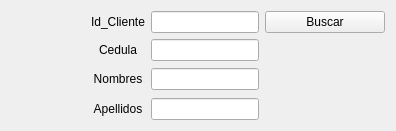
                      <widget class="QWidget" name="page_Cliente_Buscar">
                       <layout class="QGridLayout" name="gridLayout_12">
                        <item row="2" column="3">
                         <spacer name="horizontalSpacer_35">
                          <property name="orientation">
                           <enum>Qt::Horizontal</enum>
                          </property>
                          <property name="sizeType">
                           <enum>QSizePolicy::Fixed</enum>
                          </property>
                          <property name="sizeHint" stdset="0">
                           <size>
                            <width>120</width>
                            <height>20</height>
                           </size>
                          </property>
                         </spacer>
                        </item>
                        <item row="3" column="2">
                         <widget class="QLineEdit" name="lineEdit_ClienteApellidos_Buscar">
                          <property name="readOnly">
                           <bool>true</bool>
                          </property>
                         </widget>
                        </item>
                        <item row="0" column="2">
                         <widget class="QLineEdit" name="lineEdit_IdCliente_Buscar"/>
                        </item>
                        <item row="1" column="2">
                         <widget class="QLineEdit" name="lineEdit_ClienteCedula_Buscar">
                          <property name="readOnly">
                           <bool>true</bool>
                          </property>
                         </widget>
                        </item>
                        <item row="0" column="1">
                         <widget class="QLabel" name="label_LugarDestino_Registrar_16">
                          <property name="text">
                           <string>&lt;html&gt;&lt;head/&gt;&lt;body&gt;&lt;p align=&quot;center&quot;&gt;Id_Cliente&lt;/p&gt;&lt;/body&gt;&lt;/html&gt;</string>
                          </property>
                         </widget>
                        </item>
                        <item row="2" column="0">
                         <spacer name="horizontalSpacer_34">
                          <property name="orientation">
                           <enum>Qt::Horizontal</enum>
                          </property>
                          <property name="sizeType">
                           <enum>QSizePolicy::Fixed</enum>
                          </property>
                          <property name="sizeHint" stdset="0">
                           <size>
                            <width>80</width>
                            <height>25</height>
                           </size>
                          </property>
                         </spacer>
                        </item>
                        <item row="2" column="1">
                         <widget class="QLabel" name="label_HoraLlegada_Registrar_10">
                          <property name="text">
                           <string>&lt;html&gt;&lt;head/&gt;&lt;body&gt;&lt;p align=&quot;center&quot;&gt;Nombres&lt;/p&gt;&lt;/body&gt;&lt;/html&gt;</string>
                          </property>
                         </widget>
                        </item>
                        <item row="1" column="1">
                         <widget class="QLabel" name="label_LugarDestino_Registrar_17">
                          <property name="text">
                           <string>&lt;html&gt;&lt;head/&gt;&lt;body&gt;&lt;p align=&quot;center&quot;&gt;Cedula&lt;/p&gt;&lt;/body&gt;&lt;/html&gt;</string>
                          </property>
                         </widget>
                        </item>
                        <item row="3" column="1">
                         <widget class="QLabel" name="label_HoraSalida_Registrar_12">
                          <property name="text">
                           <string>&lt;html&gt;&lt;head/&gt;&lt;body&gt;&lt;p align=&quot;center&quot;&gt;Apellidos&lt;/p&gt;&lt;/body&gt;&lt;/html&gt;</string>
                          </property>
                         </widget>
                        </item>
                        <item row="0" column="3">
                         <widget class="QPushButton" name="Boton_ClienteBuscar_Buscar">
                          <property name="cursor">
                           <cursorShape>PointingHandCursor</cursorShape>
                          </property>
                          <property name="styleSheet">
                           <string notr="true"/>
                          </property>
                          <property name="text">
                           <string>Buscar</string>
                          </property>
                         </widget>
                        </item>
                        <item row="2" column="2">
                         <widget class="QLineEdit" name="lineEdit_ClienteNombres_Buscar">
                          <property name="readOnly">
                           <bool>true</bool>
                          </property>
                         </widget>
                        </item>
                       </layout>
                      </widget>
